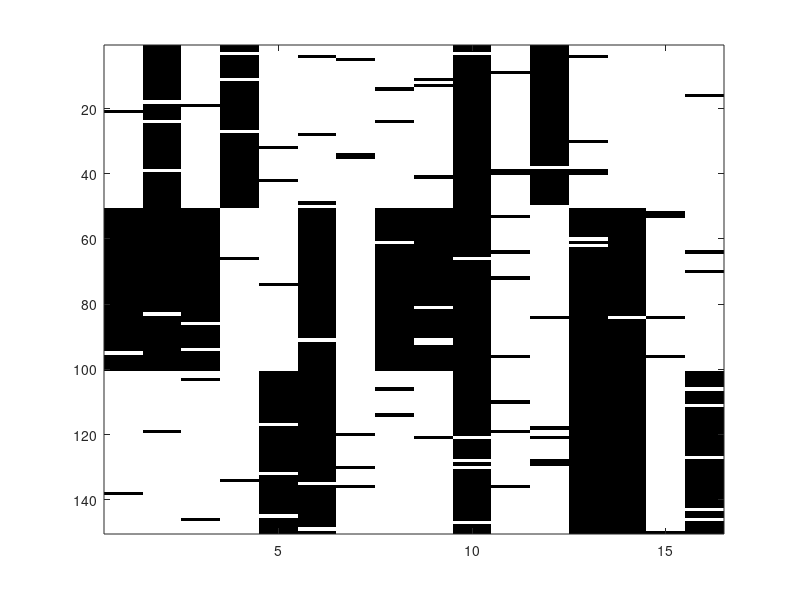

Recreate this plot in MATLAB. (Note: this script raises an error after producing the figure.)
function [W, b, proto] = tippingDemo();

p = 16;
K = 3;
proto = rand(p,K) < 0.5;
data = [];
dataClean = [];
M = 50;
source = [1*ones(1,M) 2*ones(1,M) 3*ones(1,M)];
for k=1:K
  tmp = repmat(proto(:,k), 1, M);
  dataClean  = [dataClean tmp];
  noise = rand(p, M) < 0.05;
  tmp(noise) = 1-tmp(noise);
  data  = [data tmp];
end

figure; imagesc(data'); colormap(gray);printPmtkFigure('binaryPCAinput');
figure; imagesc(dataClean'); colormap(gray)

q = 2;
[W, b, muPost] = binaryPcaFitVarEm(data, 2);

figure;
symbols = {'ro', 'gs', 'k*'};
for k=1:K
  ndx = (source==k);
  plot(muPost(1,ndx), muPost(2,ndx), symbols{k});
  hold on
end
printPmtkFigure('binaryPCAoutput')
